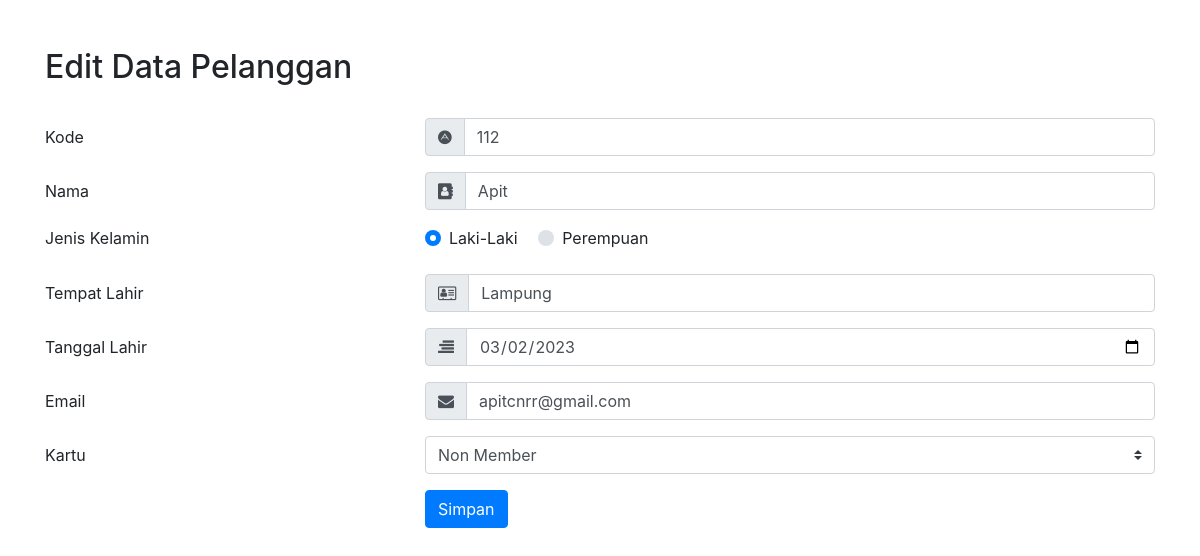
Screenshot of /P5_bunga_TI06/pelanggan/edit.php?id=22 with the database file from the repository.
### tables this page shows
CREATE TABLE `pelanggan` (
  `id` int(11) NOT NULL,
  `kode` varchar(10) DEFAULT NULL,
  `nama` varchar(45) DEFAULT NULL,
  `jk` char(1) DEFAULT NULL,
  `tmp_lahir` varchar(30) DEFAULT NULL,
  `tgl_lahir` date DEFAULT NULL,
  `email` varchar(45) DEFAULT NULL,
  `kartu_id` int(11) NOT NULL
);

CREATE TABLE `kartu` (
  `id` int(11) NOT NULL,
  `kode` varchar(6) DEFAULT NULL,
  `nama` varchar(45) DEFAULT NULL,
  `diskon` double DEFAULT NULL,
  `iuran` double DEFAULT NULL
);

### P5_bunga_TI06/pelanggan/edit.php (the view, shortened to what this page needs)
<?php
require_once 'dbkoneksi.php';
$id = $_GET['id'];
$sql = "SELECT * FROM pelanggan WHERE id = ?";
$r = $dbh->prepare($sql);
$r->execute(array($id));
$hasil = $r->fetch();
?>
<!DOCTYPE html>
<html lang="en">
<head>
    <link rel="stylesheet" href="https://stackpath.bootstrapcdn.com/bootstrap/4.1.3/css/bootstrap.min.css">
    <link rel="stylesheet" href="https://maxcdn.bootstrapcdn.com/font-awesome/4.7.0/css/font-awesome.min.css">
</head>
<body>
    <div class="container mt-5">
        <h2>
            Edit Data Pelanggan
        </h2>
        <br>
        <form action="pelanggan/proses_pelanggan.php" method="POST">
            <div class="form-group row">
                <label for="kode" class="col-4 col-form-label">Kode</label>
                <div class="col-8">
                    <div class="input-group">
                        <div class="input-group-prepend">
                            <div class="input-group-text">
                                <i class="fa fa-adn"></i>
                            </div>
                        </div>
                        <input id="kode" name="kode" placeholder="Massukan Kode Anda" type="text" class="form-control" required="required" value="<?php echo $hasil['kode']; ?>">
                    </div>
                </div>
            </div>
            <div class="form-group row">
                <label for="nama" class="col-4 col-form-label">Nama</label>
                <div class="col-8">
                    <div class="input-group">
                        <div class="input-group-prepend">
                            <div class="input-group-text">
                                <i class="fa fa-address-book"></i>
                            </div>
                        </div>
                        <input id="nama" name="nama" placeholder="Massukan Nama Anda" type="text" class="form-control" required="required" value="<?php echo $hasil['nama']; ?>">
                    </div>
                </div>
            </div>
            <div class="form-group row">
                <label class="col-4">Jenis Kelamin</label>
                <div class="col-8">
                    <div class="custom-control custom-radio custom-control-inline">
                        <label for="jk_0" class="custom-control-label">Laki-Laki</label>
                    </div>
                    <div class="custom-control custom-radio custom-control-inline">
                        <label for="jk_1" class="custom-control-label">Perempuan</label>
                    </div>
                </div>
            </div>
            <div class="form-group row">
                <label for="tmp_lahir" class="col-4 col-form-label">Tempat Lahir</label>
                <div class="col-8">
                    <div class="input-group">
                        <div class="input-group-prepend">
                            <div class="input-group-text">
                                <i class="fa fa-address-card-o"></i>
                            </div>
                        </div>
                        <input id="tmp_lahir" name="tmp_lahir" placeholder="Masukan Tempat Lahir " type="text" class="form-control" required="required" value="<?php echo $hasil['tmp_lahir']; ?>">
                    </div>
                </div>
            </div>
            <div class="form-group row">
                <label for="tgl_lahir" class="col-4 col-form-label">Tanggal Lahir</label>
                <div class="col-8">
                    <div class="input-group">
                        <div class="input-group-prepend">
                            <div class="input-group-text">
                                <i class="fa fa-align-right"></i>
                            </div>
                        </div>
                        <input id="tgl_lahir" name="tgl_lahir" type="date" class="form-control" value="<?php echo $hasil['tgl_lahir']; ?>">
                    </div>
                </div>
            </div>
            <div class="form-group row">
                <label for="email" class="col-4 col-form-label">Email</label>
                <div class="col-8">
                    <div class="input-group">
                        <div class="input-group-prepend">
                            <div class="input-group-text">
                                <i class="fa fa-envelope"></i>
                            </div>
                        </div>
                        <input id="email" name="email" placeholder="Massukan Email Anda" type="text" class="form-control" value="<?php echo $hasil['email']; ?>">
                    </div>
                </div>
            </div>
            <div class="form-group row">
                <label for="id_kartu" class="col-4 col-form-label">Kartu</label>
                <div class="col-8">
                    <?php
                    $sqljenis = "SELECT * FROM kartu";
                    $rsjenis = $dbh->query($sqljenis);
                    ?>
                    <select id="kartu_id" name="kartu_id" class="custom-select" value="" <?php foreach ($rsjenis as $rowjenis) {
                                                                                            ?> <option value="<?= $rowjenis['id'] ?>" <?php if ($hasil['kartu_id'] == $rowjenis['id']) {
                                                                                                                                            echo 'selected';
                                                                                                                                        } ?>>
                        <?= $rowjenis['nama'] ?></option>
                    <?php
                                                                                            }
                    ?>
                    </select>
                </div>
            </div>
            <div class="form-group row">
                <div class="offset-4 col-8">
                    <button name="proses" type="submit" class="btn btn-primary" value="Update">Simpan</button>
                </div>
            </div>
        </form>
    </div>
</body>
</html>

### rows the page displays
pelanggan: kode "112", nama "Apit", tmp_lahir "Lampung", tgl_lahir "03/02/2023", email "apitcnrr@gmail.com", kartu_id "Non Member"
